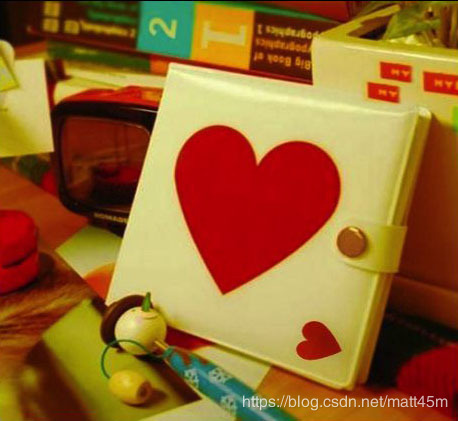
//> input picture IO_image/1.jpeg, 458 x 421 px
$ ./main ../IO_image/1.jpeg   (built with g++ and OpenCV 4)
//> lines starting //> are read from the running program, lines starting //| are printed output that depends on the picture
/**
 * @file main.cpp
 * @author ssm
 * @brief Geometric Transform by using Affine Transform
 * @version 0.1
 * @date 2021-01-07
 *
 * @copyright Copyright (c) 2021
 *
 */

#include <opencv2/imgproc/imgproc.hpp>
#include <opencv2/imgcodecs/imgcodecs.hpp>
#include <opencv2/highgui/highgui.hpp>
#include <iostream>

using namespace std;
using namespace cv;

const char *src_window = "src image";
const char *warp_window = "warp";
const char *warp_rotate_window = "warp+rotate";

int main(int argc, char **argv)
{
    Mat src = imread(argv[1], IMREAD_COLOR);
//> src is the input picture: 421 rows x 458 cols, CV_8UC3; mean B, G, R 45.8, 101.7, 151
    if (src.empty())
    {
        cerr << "Error openning image" << endl;
        return -1;
    }
    imshow(src_window, src);

    //![set 3 points to calculate the Affine Transform]
    Point2f srcTri[3];
    srcTri[0] = Point2f(0.f, 0.f);
    srcTri[1] = Point2f(src.cols - 1.f, 0.f);
    srcTri[2] = Point2f(0.f, src.rows - 1.f);

    Point2f dstTri[3];
    dstTri[0] = Point2f(0.f, src.rows * 0.25f);
    dstTri[1] = Point2f(src.cols * 0.85f, src.rows * 0.25f);
    dstTri[2] = Point2f(src.cols * 0.15f, src.rows * 0.7f);
    //![set 3 points to calculate the Affine Transform]

    //![get the affine transform]
    Mat M = getAffineTransform(srcTri, dstTri);
//> M = [[0.852, 0.164, 0], [0, 0.451, 105.2]]
    //![get the affine transform]

    //![apply the M just found to the src image]
    Mat warp_dst = Mat::zeros(src.size(), src.type());
    warpAffine(src, warp_dst, M, warp_dst.size());
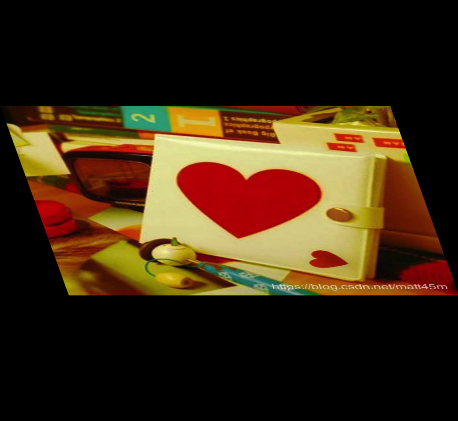
//> warp_dst: 421 rows x 458 cols, CV_8UC3; mean B, G, R 17.6, 39.1, 58
    imshow(warp_window, warp_dst);
    //![apply the M just found to the src image]

    //![rotating the image after warp]
    //compute a rotation matrix with respect to the center of the image
    Point center = Point(warp_dst.cols / 2, warp_dst.rows / 2);
//> center = Point(229, 210)
    double angle = -50;
    double scale = 0.6;

    //get the rotation matrix
    Mat rotation_mat = getRotationMatrix2D(center, angle, scale);

    //rotate the warped image
    Mat warp_rotate_dst;
    warpAffine(warp_dst, warp_rotate_dst, rotation_mat, warp_dst.size());
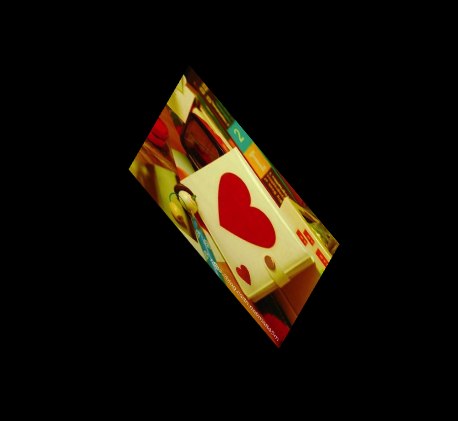
//> warp_rotate_dst: 421 rows x 458 cols, CV_8UC3; mean B, G, R 6.3, 14.1, 20.9
    imshow(warp_rotate_window, warp_rotate_dst);
    //![rotating the image after warp]

    waitKey(0);
    return 0;
}
